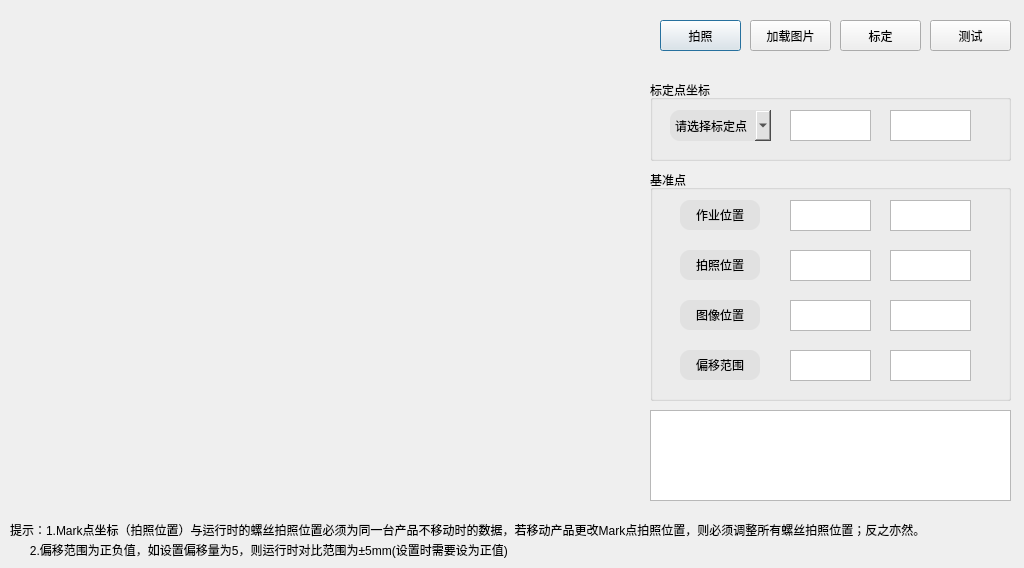
<?xml version="1.0" encoding="UTF-8"?>
<ui version="4.0">
 <class>Dialog</class>
 <widget class="QDialog" name="Dialog">
  <property name="geometry">
   <rect>
    <x>0</x>
    <y>0</y>
    <width>1024</width>
    <height>568</height>
   </rect>
  </property>
  <property name="windowTitle">
   <string>Dialog</string>
  </property>
  <widget class="QWidget" name="widget" native="true">
   <property name="geometry">
    <rect>
     <x>0</x>
     <y>20</y>
     <width>640</width>
     <height>480</height>
    </rect>
   </property>
  </widget>
  <widget class="QPushButton" name="pushButtonSnapOne">
   <property name="geometry">
    <rect>
     <x>660</x>
     <y>20</y>
     <width>81</width>
     <height>31</height>
    </rect>
   </property>
   <property name="text">
    <string>拍照</string>
   </property>
  </widget>
  <widget class="QPushButton" name="pushButtonPicOne">
   <property name="geometry">
    <rect>
     <x>750</x>
     <y>20</y>
     <width>81</width>
     <height>31</height>
    </rect>
   </property>
   <property name="text">
    <string>加载图片</string>
   </property>
  </widget>
  <widget class="QPushButton" name="pushButtonCalibra">
   <property name="geometry">
    <rect>
     <x>840</x>
     <y>20</y>
     <width>81</width>
     <height>31</height>
    </rect>
   </property>
   <property name="text">
    <string>标定</string>
   </property>
  </widget>
  <widget class="QGroupBox" name="groupBox">
   <property name="geometry">
    <rect>
     <x>650</x>
     <y>170</y>
     <width>361</width>
     <height>231</height>
    </rect>
   </property>
   <property name="title">
    <string>基准点</string>
   </property>
   <widget class="QPushButton" name="pushButton_StdW">
    <property name="geometry">
     <rect>
      <x>30</x>
      <y>80</y>
      <width>80</width>
      <height>30</height>
     </rect>
    </property>
    <property name="styleSheet">
     <string notr="true">background-color:rgb(225,225,225);
border-radius:10px;</string>
    </property>
    <property name="text">
     <string>拍照位置</string>
    </property>
   </widget>
   <widget class="QTextEdit" name="textEdit_wStdx">
    <property name="geometry">
     <rect>
      <x>140</x>
      <y>80</y>
      <width>81</width>
      <height>31</height>
     </rect>
    </property>
   </widget>
   <widget class="QTextEdit" name="textEdit_wStdy">
    <property name="geometry">
     <rect>
      <x>240</x>
      <y>80</y>
      <width>81</width>
      <height>31</height>
     </rect>
    </property>
   </widget>
   <widget class="QTextEdit" name="textEdit_ShangStdx">
    <property name="geometry">
     <rect>
      <x>140</x>
      <y>30</y>
      <width>81</width>
      <height>31</height>
     </rect>
    </property>
   </widget>
   <widget class="QTextEdit" name="textEdit_ShangStdy">
    <property name="geometry">
     <rect>
      <x>240</x>
      <y>30</y>
      <width>81</width>
      <height>31</height>
     </rect>
    </property>
   </widget>
   <widget class="QPushButton" name="pushButton_ShangStd">
    <property name="geometry">
     <rect>
      <x>30</x>
      <y>30</y>
      <width>80</width>
      <height>30</height>
     </rect>
    </property>
    <property name="styleSheet">
     <string notr="true">background-color:rgb(225,225,225);
border-radius:10px;</string>
    </property>
    <property name="text">
     <string>作业位置</string>
    </property>
   </widget>
   <widget class="QTextEdit" name="textEdit_pStdy">
    <property name="geometry">
     <rect>
      <x>240</x>
      <y>130</y>
      <width>81</width>
      <height>31</height>
     </rect>
    </property>
   </widget>
   <widget class="QTextEdit" name="textEdit_pStdx">
    <property name="geometry">
     <rect>
      <x>140</x>
      <y>130</y>
      <width>81</width>
      <height>31</height>
     </rect>
    </property>
   </widget>
   <widget class="QPushButton" name="pushButton_Stdpix">
    <property name="enabled">
     <bool>true</bool>
    </property>
    <property name="geometry">
     <rect>
      <x>30</x>
      <y>130</y>
      <width>80</width>
      <height>30</height>
     </rect>
    </property>
    <property name="styleSheet">
     <string notr="true">background-color:rgb(225,225,225);
border-radius:10px;</string>
    </property>
    <property name="text">
     <string>图像位置</string>
    </property>
   </widget>
   <widget class="QPushButton" name="pushButton_OffsetValue">
    <property name="enabled">
     <bool>true</bool>
    </property>
    <property name="geometry">
     <rect>
      <x>30</x>
      <y>180</y>
      <width>80</width>
      <height>30</height>
     </rect>
    </property>
    <property name="styleSheet">
     <string notr="true">background-color:rgb(225,225,225);
border-radius:10px;</string>
    </property>
    <property name="text">
     <string>偏移范围</string>
    </property>
   </widget>
   <widget class="QTextEdit" name="textEdit_offsetY">
    <property name="geometry">
     <rect>
      <x>240</x>
      <y>180</y>
      <width>81</width>
      <height>31</height>
     </rect>
    </property>
   </widget>
   <widget class="QTextEdit" name="textEdit_offsetX">
    <property name="geometry">
     <rect>
      <x>140</x>
      <y>180</y>
      <width>81</width>
      <height>31</height>
     </rect>
    </property>
   </widget>
  </widget>
  <widget class="QGroupBox" name="CalibrationCoordinate">
   <property name="geometry">
    <rect>
     <x>650</x>
     <y>80</y>
     <width>361</width>
     <height>81</height>
    </rect>
   </property>
   <property name="title">
    <string>标定点坐标</string>
   </property>
   <widget class="QComboBox" name="PointSelector">
    <property name="geometry">
     <rect>
      <x>20</x>
      <y>30</y>
      <width>101</width>
      <height>31</height>
     </rect>
    </property>
    <property name="styleSheet">
     <string notr="true">background-color:rgb(225,225,225);
border-radius:10px;</string>
    </property>
    <item>
     <property name="text">
      <string>请选择标定点</string>
     </property>
    </item>
    <item>
     <property name="text">
      <string>标定点1</string>
     </property>
    </item>
    <item>
     <property name="text">
      <string>标定点2</string>
     </property>
    </item>
    <item>
     <property name="text">
      <string>标定点3</string>
     </property>
    </item>
    <item>
     <property name="text">
      <string>标定点4</string>
     </property>
    </item>
    <item>
     <property name="text">
      <string>标定点5</string>
     </property>
    </item>
    <item>
     <property name="text">
      <string>标定点6</string>
     </property>
    </item>
    <item>
     <property name="text">
      <string>标定点7</string>
     </property>
    </item>
    <item>
     <property name="text">
      <string>标定点8</string>
     </property>
    </item>
    <item>
     <property name="text">
      <string>标定点9</string>
     </property>
    </item>
   </widget>
   <widget class="QTextEdit" name="YCoordinate">
    <property name="geometry">
     <rect>
      <x>240</x>
      <y>30</y>
      <width>81</width>
      <height>31</height>
     </rect>
    </property>
   </widget>
   <widget class="QTextEdit" name="XCoordinate">
    <property name="geometry">
     <rect>
      <x>140</x>
      <y>30</y>
      <width>81</width>
      <height>31</height>
     </rect>
    </property>
   </widget>
  </widget>
  <widget class="QTextEdit" name="textEdit_Data">
   <property name="geometry">
    <rect>
     <x>650</x>
     <y>410</y>
     <width>361</width>
     <height>91</height>
    </rect>
   </property>
  </widget>
  <widget class="QPushButton" name="pushButton_Test">
   <property name="geometry">
    <rect>
     <x>930</x>
     <y>20</y>
     <width>81</width>
     <height>31</height>
    </rect>
   </property>
   <property name="text">
    <string>测试</string>
   </property>
  </widget>
  <widget class="QLabel" name="label">
   <property name="geometry">
    <rect>
     <x>10</x>
     <y>520</y>
     <width>1001</width>
     <height>20</height>
    </rect>
   </property>
   <property name="text">
    <string>提示：1.Mark点坐标（拍照位置）与运行时的螺丝拍照位置必须为同一台产品不移动时的数据，若移动产品更改Mark点拍照位置，则必须调整所有螺丝拍照位置；反之亦然。</string>
   </property>
  </widget>
  <widget class="QLabel" name="label_2">
   <property name="geometry">
    <rect>
     <x>10</x>
     <y>540</y>
     <width>1001</width>
     <height>20</height>
    </rect>
   </property>
   <property name="text">
    <string>      2.偏移范围为正负值，如设置偏移量为5，则运行时对比范围为±5mm(设置时需要设为正值)</string>
   </property>
  </widget>
 </widget>
 <resources/>
 <connections/>
</ui>
